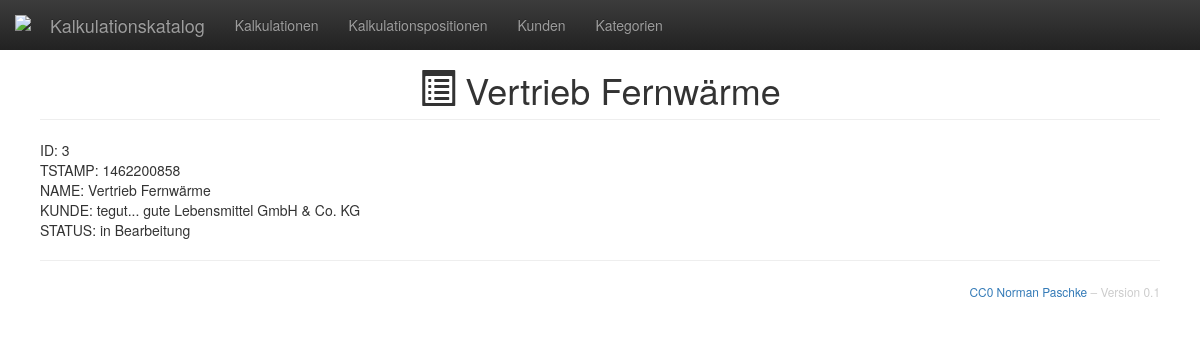
/?controller=calculation&action=show&id=3, run on an earlier commit of the app's database.
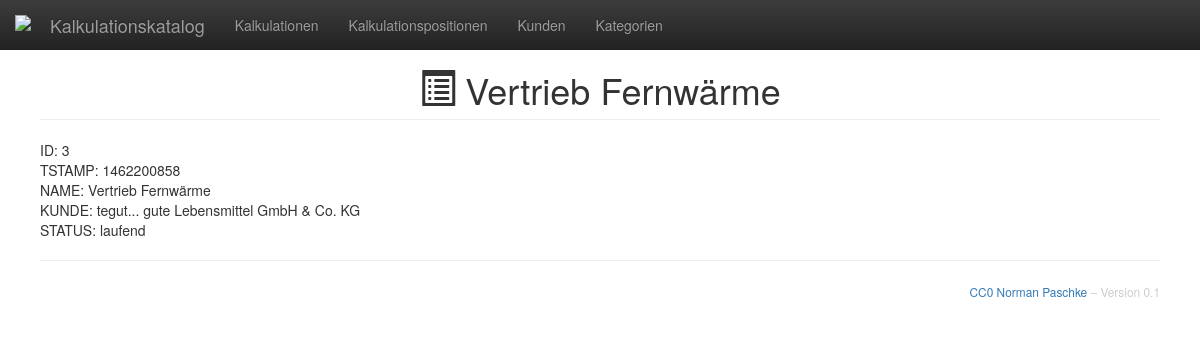
And on a later commit of the database.
### tables this page shows
CREATE TABLE `calculation` (
  `id` int(6) unsigned NOT NULL auto_increment,
  `tstamp` int(11) NOT NULL DEFAULT '0',
  `name` varchar(128) NOT NULL,
  `customer` int(6) unsigned NOT NULL,
  `status` int(6) unsigned NOT NULL,
  PRIMARY KEY (`id`),
  CONSTRAINT `fk_customer` FOREIGN KEY (`customer`) REFERENCES customer(`id`),
  CONSTRAINT `fk_status` FOREIGN KEY (`status`) REFERENCES status(`id`)
);

CREATE TABLE `status` (
  `id` int(6) unsigned NOT NULL auto_increment,
  `name` varchar(32) NOT NULL,
  `cssclass` varchar(32) NOT NULL,
  PRIMARY KEY  (`id`)
);

CREATE TABLE `customer` (
  `id` int(6) unsigned NOT NULL auto_increment,
  `name` varchar(64) NOT NULL,
  `address` text(1000),
  PRIMARY KEY  (`id`)
);

### Classes/Models/calculation.model.php (called while the page is built, shortened)
<?php
class Calculation {
	public static function show($id) {
		global $db;
		$id = intval($id);
		$st = $db->prepare("SELECT * FROM calculation WHERE id=:id");
		$st->execute(array('id' => $id));
		$st->setFetchMode(PDO::FETCH_CLASS, "Calculation");
		$calculation = $st->fetch();
		return $calculation;
	}
	public static function getStatus($id) {
		global $db;
		$id = intval($id);
		$st = $db->prepare("SELECT * FROM status WHERE id=:id");
		$st->execute(array('id' => $id));
		$status = $st->fetch(PDO::FETCH_OBJ);
		return $status;
	}
	public static function getCustomer($id) {
		global $db;
		$id = intval($id);
		$st = $db->prepare("SELECT * FROM customer WHERE id=:id");
		$st->execute(array('id' => $id));
		$customer = $st->fetch(PDO::FETCH_OBJ);
		return $customer;
	}
}
?>

### Classes/Controllers/calculation.controller.php (called while the page is built, shortened)
<?php
class CalculationController {
	public function show() {
		$calculation = Calculation::show($_GET['id']);
		require_once "Classes/Views/showCalculation.php";
	}
}
?>

### index.php (called while the page is built, shortened)
<?php
require_once "Classes/Views/layout.php";

### Classes/Views/showCalculation.php (the view)
<?php echo pageHeader($calculation->name, 'glyphicon-list-alt') ?>
ID: <?php echo $calculation->id ?>
<br />
TSTAMP: <?php echo $calculation->tstamp ?>
<br />
NAME: <?php echo $calculation->name ?>
<br />
KUNDE: <?php echo $calculation->getCustomer($calculation->customer)->name ?>
<br />
STATUS: <span class="<?php echo $calculation->getStatus($calculation->status)->cssclass ?>"><?php echo $calculation->getStatus($calculation->status)->name ?></span>

### Classes/functions.php (shortened to what this page needs)
<?php
function iconTitle($title = '', $icon = '') {
	if($title) {
		if($icon) {
			$iconTitle = '<i class="glyphicon '.$icon.'"></i> '.$title;
		}
	}
	return $iconTitle;
}
function pageHeader($title = '', $icon = '') {
	if($title && $icon) {
		$title = iconTitle($title, $icon);
		$pageHeader = '<h1 class="page-header">'.$title.'</h1>';
	}
	return $pageHeader;
}

What changed in the data, as far as the page shows it:
changed through a linked row, calculation "Vertrieb Fernwärme": status.name "in Bearbeitung" → "laufend"
